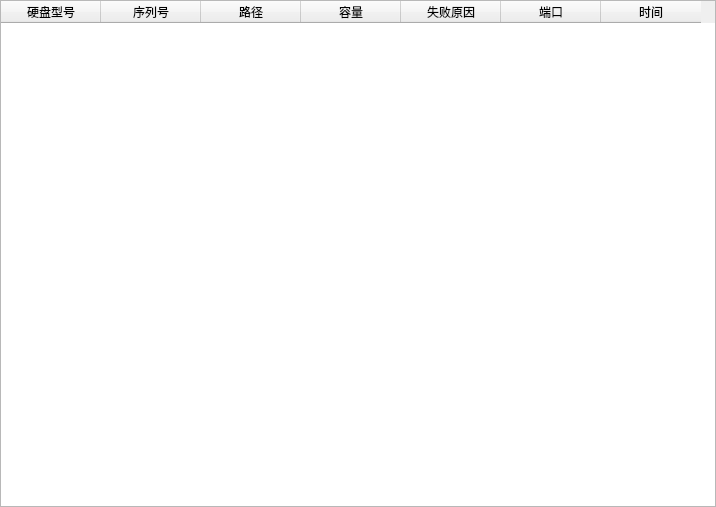
<?xml version="1.0" encoding="UTF-8"?>
<ui version="4.0">
 <class>losetable</class>
 <widget class="QWidget" name="losetable">
  <property name="geometry">
   <rect>
    <x>0</x>
    <y>0</y>
    <width>716</width>
    <height>507</height>
   </rect>
  </property>
  <property name="windowTitle">
   <string>Form</string>
  </property>
  <layout class="QVBoxLayout" name="verticalLayout">
   <property name="spacing">
    <number>0</number>
   </property>
   <property name="leftMargin">
    <number>0</number>
   </property>
   <property name="topMargin">
    <number>0</number>
   </property>
   <property name="rightMargin">
    <number>0</number>
   </property>
   <property name="bottomMargin">
    <number>0</number>
   </property>
   <item>
    <widget class="QTableWidget" name="losetableWidget">
     <column>
      <property name="text">
       <string>硬盘型号</string>
      </property>
     </column>
     <column>
      <property name="text">
       <string>序列号</string>
      </property>
     </column>
     <column>
      <property name="text">
       <string>路径</string>
      </property>
     </column>
     <column>
      <property name="text">
       <string>容量</string>
      </property>
     </column>
     <column>
      <property name="text">
       <string>失败原因</string>
      </property>
     </column>
     <column>
      <property name="text">
       <string>端口</string>
      </property>
     </column>
     <column>
      <property name="text">
       <string>时间</string>
      </property>
     </column>
    </widget>
   </item>
  </layout>
 </widget>
 <resources/>
 <connections/>
</ui>
